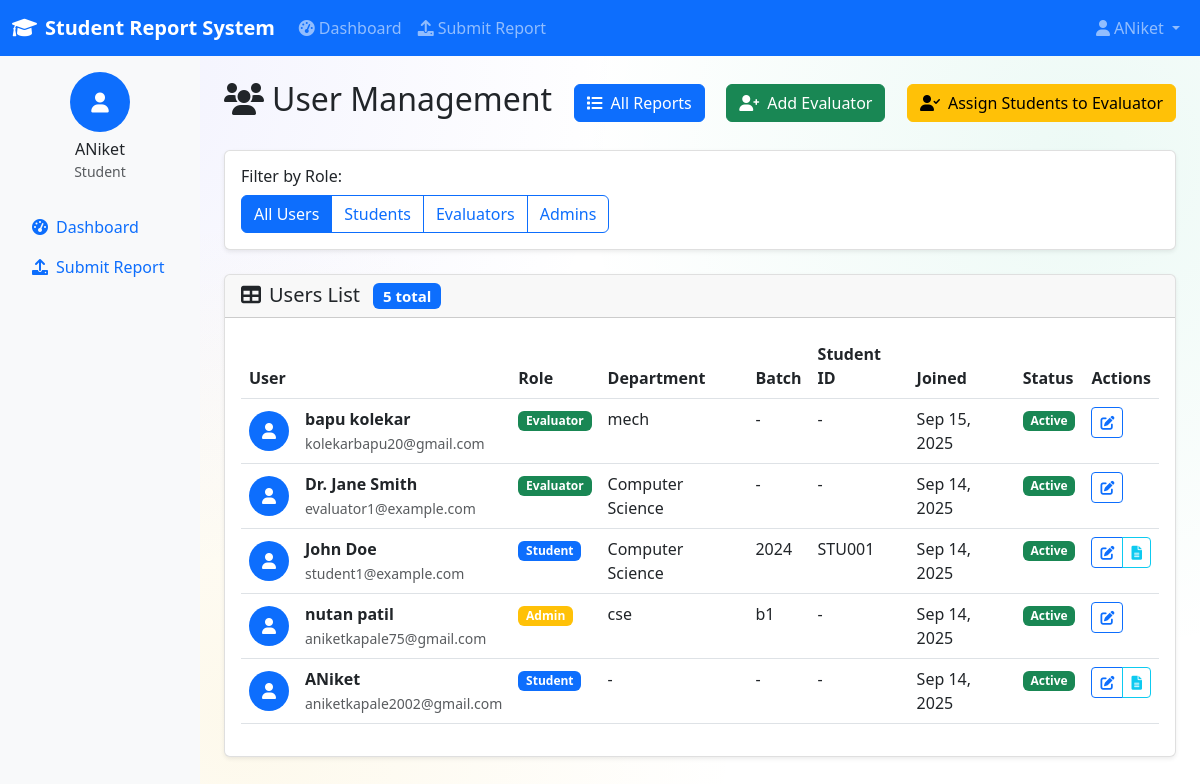
Page /reports/users/ (signed in) on the committed database.
### accounts/models.py (models this page shows, shortened)
class User(AbstractUser):
    ROLE_CHOICES = [
        ('student', 'Student'),
        ('evaluator', 'Evaluator'),
        ('admin', 'Admin'),
    ]
    role = models.CharField(max_length=20, choices=ROLE_CHOICES, default='student')
    student_id = models.CharField(max_length=20, blank=True, null=True, unique=True)
    department = models.CharField(max_length=100, blank=True, null=True)
    batch = models.CharField(max_length=20, blank=True, null=True)
    phone_number = models.CharField(max_length=15, blank=True, null=True)
    created_at = models.DateTimeField(auto_now_add=True)
    updated_at = models.DateTimeField(auto_now=True)
    @property
    def is_student(self):
        return self.role == 'student'
    @property
    def is_admin(self):
        return self.role == 'admin' or getattr(self, 'is_superuser', False)

### reports/views.py (the view)
# urls.py: path('users/', views.user_management, name='user_management'),
@login_required
def user_management(request):
    if not request.user.is_admin:
        raise Http404("Access denied")
    users = User.objects.all().order_by('-date_joined')
    role_filter = request.GET.get('role')
    if role_filter:
        users = users.filter(role=role_filter)
    paginator = Paginator(users, 20)
    page_number = request.GET.get('page')
    page_obj = paginator.get_page(page_number)
    context = {
        'page_obj': page_obj,
        'role_filter': role_filter,
    }
    return render(request, 'reports/user_management.html', context)

### templates/reports/user_management.html (shortened to what this page needs)
{% extends 'base/base.html' %}
{% block content %}
<div class="d-flex justify-content-between align-items-center mb-4">
    <h2><i class="fas fa-users me-2"></i>User Management</h2>
    <a href="{% url 'reports:all_reports' %}" class="btn btn-primary">
        <i class="fas fa-list me-2"></i>All Reports
    </a>
    <a href="{% url 'reports:admin_add_evaluator' %}" class="btn btn-success">
        <i class="fas fa-user-plus me-2"></i>Add Evaluator
    </a>
    <a href="{% url 'reports:admin_assign_students' %}" class="btn btn-warning">
        <i class="fas fa-user-check me-2"></i>Assign Students to Evaluator
    </a>
</div>
<div class="card mb-4">
    <div class="card-body">
        <div class="row">
            <div class="col-md-6">
                <h6>Filter by Role:</h6>
                <div class="btn-group" role="group">
                    <a href="{% url 'reports:user_management' %}"
                       class="btn {% if not role_filter %}btn-primary{% else %}btn-outline-primary{% endif %}">
                        All Users
                    </a>
                    <a href="{% url 'reports:user_management' %}?role=student"
                       class="btn {% if role_filter == 'student' %}btn-primary{% else %}btn-outline-primary{% endif %}">
                        Students
                    </a>
                    <a href="{% url 'reports:user_management' %}?role=evaluator"
                       class="btn {% if role_filter == 'evaluator' %}btn-primary{% else %}btn-outline-primary{% endif %}">
                        Evaluators
                    </a>
                    <a href="{% url 'reports:user_management' %}?role=admin"
                       class="btn {% if role_filter == 'admin' %}btn-primary{% else %}btn-outline-primary{% endif %}">
                        Admins
                    </a>
                </div>
            </div>
            <div class="col-md-6 text-end"></div>
        </div>
    </div>
</div>
<div class="card">
    <div class="card-header">
        <h5 class="card-title mb-0">
            <i class="fas fa-table me-2"></i>Users List
            <span class="badge bg-primary ms-2">{{ page_obj.paginator.count }} total</span>
        </h5>
    </div>
    <div class="card-body">
        {% if page_obj %}
            <div class="table-responsive">
                <table class="table table-hover">
                    <thead>
                        <tr>
                            <th>User</th>
                            <th>Role</th>
                            <th>Department</th>
                            <th>Batch</th>
                            <th>Student ID</th>
                            <th>Joined</th>
                            <th>Status</th>
                            <th>Actions</th>
                        </tr>
                    </thead>
                    <tbody>
                        {% for user_obj in page_obj %}
                        <tr>
                            <td>
                                <div class="d-flex align-items-center">
                                    <div class="bg-primary text-white rounded-circle d-inline-flex align-items-center justify-content-center me-3" style="width: 40px; height: 40px;">
                                        <i class="fas fa-user"></i>
                                    </div>
                                    <div>
                                        <strong>{{ user_obj.get_full_name|default:user_obj.username }}</strong>
                                        <br>
                                        <small class="text-muted">{{ user_obj.email }}</small>
                                    </div>
                                </div>
                            </td>
                            <td>
                                {% if user_obj.role == 'student' %}
                                    <span class="badge bg-primary">Student</span>
                                {% elif user_obj.role == 'evaluator' %}
                                    <span class="badge bg-success">Evaluator</span>
                                {% elif user_obj.role == 'admin' %}
                                    <span class="badge bg-warning">Admin</span>
                                {% endif %}
                            </td>
                            <td>{{ user_obj.department|default:"-" }}</td>
                            <td>{{ user_obj.batch|default:"-" }}</td>
                            <td>{{ user_obj.student_id|default:"-" }}</td>
                            <td>{{ user_obj.date_joined|date:"M d, Y" }}</td>
                            <td>
                                {% if user_obj.is_active %}
                                    <span class="badge bg-success">Active</span>
                                {% else %}
                                    <span class="badge bg-danger">Inactive</span>
                                {% endif %}
                            </td>
                            <td>
                                <div class="btn-group" role="group">
                                    <a href="/admin/accounts/user/{{ user_obj.id }}/change/" class="btn btn-sm btn-outline-primary">
                                        <i class="fas fa-edit"></i>
                                    </a>
                                    {% if user_obj.role == 'student' %}
                                        <a href="{% url 'reports:all_reports' %}?student={{ user_obj.username }}" class="btn btn-sm btn-outline-info">
                                            <i class="fas fa-file-alt"></i>
                                        </a>
                                    {% endif %}
                                </div>
                            </td>
                        </tr>
                        {% endfor %}
                    </tbody>
                </table>
            </div>
        {% else %}
            <div class="text-center py-5">
                <i class="fas fa-users fa-3x text-muted mb-3"></i>
                <h5 class="text-muted">No users found</h5>
                <p class="text-muted">Try adjusting your filter criteria.</p>
            </div>
        {% endif %}
    </div>
</div>
{% endblock %}

### templates/base/base.html (shortened to what this page needs)
<!DOCTYPE html>
<html lang="en">
<head>
    <link href="https://cdn.jsdelivr.net/npm/bootstrap@5.3.0/dist/css/bootstrap.min.css" rel="stylesheet">
    <link href="https://cdnjs.cloudflare.com/ajax/libs/font-awesome/6.0.0/css/all.min.css" rel="stylesheet">
</head>
<body>
    <nav class="navbar navbar-expand-lg navbar-dark bg-primary">
        <div class="container-fluid">
            <a class="navbar-brand" href="{% url 'accounts:home' %}">
                <i class="fas fa-graduation-cap me-2"></i>Student Report System
            </a>
            {% if user.is_authenticated %}
            <div class="collapse navbar-collapse" id="navbarNav">
                <ul class="navbar-nav me-auto">
                    {% if user.is_student %}
                        <li class="nav-item">
                            <a class="nav-link" href="{% url 'reports:student_dashboard' %}">
                                <i class="fas fa-tachometer-alt me-1"></i>Dashboard
                            </a>
                        </li>
                        <li class="nav-item">
                            <a class="nav-link" href="{% url 'reports:submit_report' %}">
                                <i class="fas fa-upload me-1"></i>Submit Report
                            </a>
                        </li>
                    {% endif %}
                </ul>
                <ul class="navbar-nav">
                    <li class="nav-item dropdown">
                        <a class="nav-link dropdown-toggle" href="#" id="navbarDropdown" role="button" data-bs-toggle="dropdown">
                            <i class="fas fa-user me-1"></i>{{ user.get_full_name|default:user.username }}
                        </a>
                    </li>
                </ul>
            </div>
            {% endif %}
        </div>
    </nav>
    <div class="container-fluid">
        <div class="row">
            {% if user.is_authenticated %}
            <div class="col-md-3 col-lg-2 sidebar p-3">
                <div class="text-center mb-4">
                    <div class="bg-primary text-white rounded-circle d-inline-flex align-items-center justify-content-center" style="width: 60px; height: 60px;">
                        <i class="fas fa-user fa-lg"></i>
                    </div>
                    <h6 class="mt-2 mb-0">{{ user.get_full_name|default:user.username }}</h6>
                    <small class="text-muted">{{ user.get_role_display }}</small>
                </div>
                <nav class="nav flex-column">
                    {% if user.is_student %}
                        <a class="nav-link" href="{% url 'reports:student_dashboard' %}">
                            <i class="fas fa-tachometer-alt me-2"></i>Dashboard
                        </a>
                        <a class="nav-link" href="{% url 'reports:submit_report' %}">
                            <i class="fas fa-upload me-2"></i>Submit Report
                        </a>
                    {% endif %}
                </nav>
            </div>
            <div class="col-md-9 col-lg-10 main-content p-4">
            {% else %}
            <div class="col-12 main-content p-4">
            {% endif %}
                {% block content %}{% endblock %}
            </div>
        </div>
    </div>
</body>
</html>

### templates/base/base.html (style rules this page uses)
.navbar-brand { font-weight: bold; }
.sidebar { min-height: calc(100vh - 56px); background-color: #f8f9fa; }
.main-content { min-height: calc(100vh - 56px); }
.card { box-shadow: 0 0.125rem 0.25rem rgba(0, 0, 0, 0.075); border: 1px solid rgba(0, 0, 0, 0.125); }
body { background: radial-gradient(1250px circle at 10% 10%, rgba(99, 102, 241, 0.08), transparent 40%), radial-gradient(1250px circle at 90% 20%, rgba(16, 185, 129, 0.08), transparent 40%), radial-gradient(1250px circle at 20% 90%, rgba(234, 179, 8, 0.08), transparent 40%); background-attachment: fixed; }

### rows in the picture
User: get_full_name "ANiket", role "Student", email "aniketkapale2002@gmail.com", department "-", batch "-", student_id "-", date_joined "Sep 14, 2025", is_active "Active"
User: get_full_name "bapu kolekar", email "kolekarbapu20@gmail.com", role "Evaluator", department "mech", batch "-", student_id "-", date_joined "Sep 15, 2025", is_active "Active"
User: get_full_name "Dr. Jane Smith", email "evaluator1@example.com", role "Evaluator", department "Computer Science", batch "-", student_id "-", date_joined "Sep 14, 2025", is_active "Active"
User: get_full_name "John Doe", email "student1@example.com", role "Student", department "Computer Science", batch "2024", student_id "STU001", date_joined "Sep 14, 2025", is_active "Active"
User: get_full_name "nutan patil", email "aniketkapale75@gmail.com", role "Admin", department "cse", batch "b1", student_id "-", date_joined "Sep 14, 2025", is_active "Active"

### other values in the picture
{{ page_obj.paginator.count }} "5"
